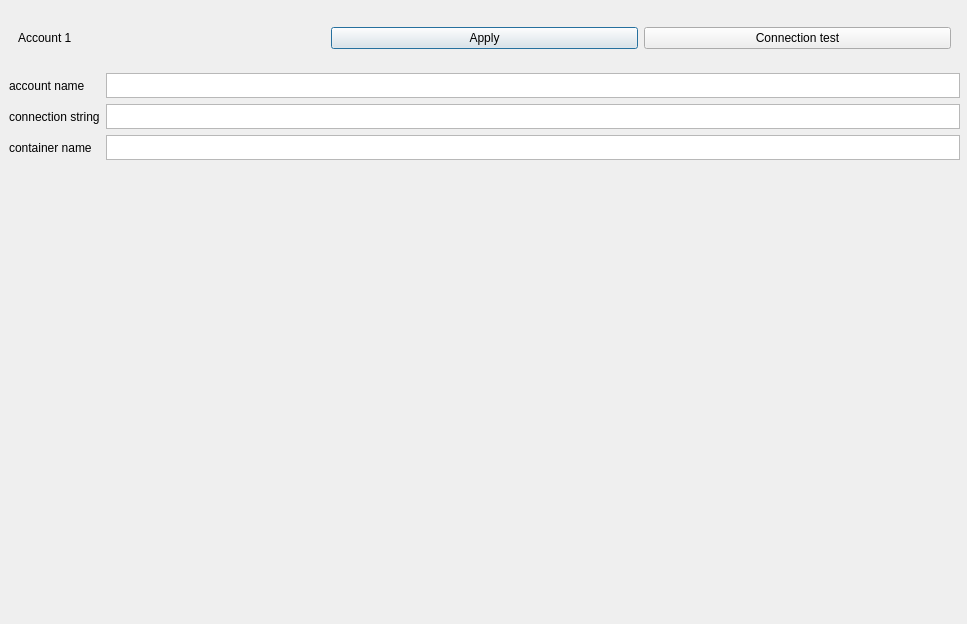
<?xml version="1.0" encoding="UTF-8"?>
<ui version="4.0">
 <class>MenuSettingsAccountDialog</class>
 <widget class="QDialog" name="MenuSettingsAccountDialog">
  <property name="geometry">
   <rect>
    <x>0</x>
    <y>0</y>
    <width>967</width>
    <height>624</height>
   </rect>
  </property>
  <property name="windowTitle">
   <string>Dialog</string>
  </property>
  <widget class="QWidget" name="account_info_widget_1" native="true">
   <property name="geometry">
    <rect>
     <x>9</x>
     <y>9</y>
     <width>951</width>
     <height>151</height>
    </rect>
   </property>
   <layout class="QGridLayout" name="gridLayout">
    <item row="3" column="1">
     <widget class="QTextEdit" name="container_name_textedit_1">
      <property name="sizePolicy">
       <sizepolicy hsizetype="Expanding" vsizetype="Fixed">
        <horstretch>0</horstretch>
        <verstretch>0</verstretch>
       </sizepolicy>
      </property>
      <property name="maximumSize">
       <size>
        <width>16777215</width>
        <height>25</height>
       </size>
      </property>
     </widget>
    </item>
    <item row="1" column="1">
     <widget class="QTextEdit" name="account_name_textedit_1">
      <property name="sizePolicy">
       <sizepolicy hsizetype="Expanding" vsizetype="Fixed">
        <horstretch>0</horstretch>
        <verstretch>0</verstretch>
       </sizepolicy>
      </property>
      <property name="maximumSize">
       <size>
        <width>16777215</width>
        <height>25</height>
       </size>
      </property>
     </widget>
    </item>
    <item row="1" column="0">
     <widget class="QLabel" name="account_name_label_1">
      <property name="text">
       <string>account name</string>
      </property>
     </widget>
    </item>
    <item row="3" column="0">
     <widget class="QLabel" name="container_name_label_1">
      <property name="text">
       <string>container name</string>
      </property>
     </widget>
    </item>
    <item row="2" column="0">
     <widget class="QLabel" name="connection_str_label_1">
      <property name="text">
       <string>connection string</string>
      </property>
     </widget>
    </item>
    <item row="2" column="1">
     <widget class="QTextEdit" name="connection_str_textedit_1">
      <property name="sizePolicy">
       <sizepolicy hsizetype="Expanding" vsizetype="Fixed">
        <horstretch>0</horstretch>
        <verstretch>0</verstretch>
       </sizepolicy>
      </property>
      <property name="maximumSize">
       <size>
        <width>16777215</width>
        <height>25</height>
       </size>
      </property>
     </widget>
    </item>
    <item row="0" column="0" colspan="2">
     <widget class="QWidget" name="widget" native="true">
      <layout class="QHBoxLayout" name="horizontalLayout">
       <item>
        <widget class="QLabel" name="label1">
         <property name="text">
          <string>Account 1</string>
         </property>
        </widget>
       </item>
       <item>
        <widget class="QPushButton" name="apply_pushButton_1">
         <property name="text">
          <string>Apply</string>
         </property>
        </widget>
       </item>
       <item>
        <widget class="QPushButton" name="connectiontest_pushButton_1">
         <property name="text">
          <string>Connection test</string>
         </property>
        </widget>
       </item>
      </layout>
     </widget>
    </item>
   </layout>
  </widget>
 </widget>
 <resources/>
 <connections/>
</ui>
